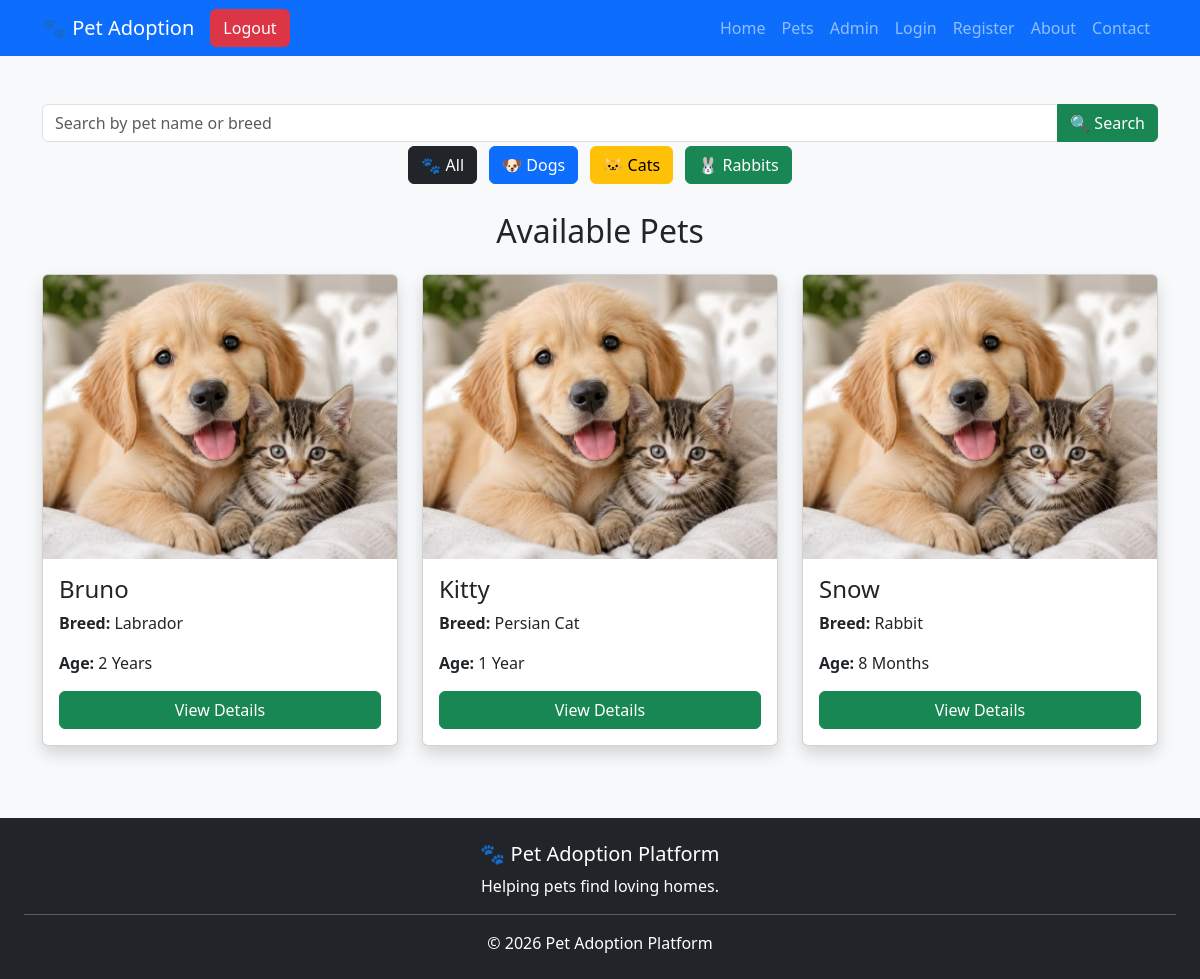
/pets, run on an earlier commit of the app's database.
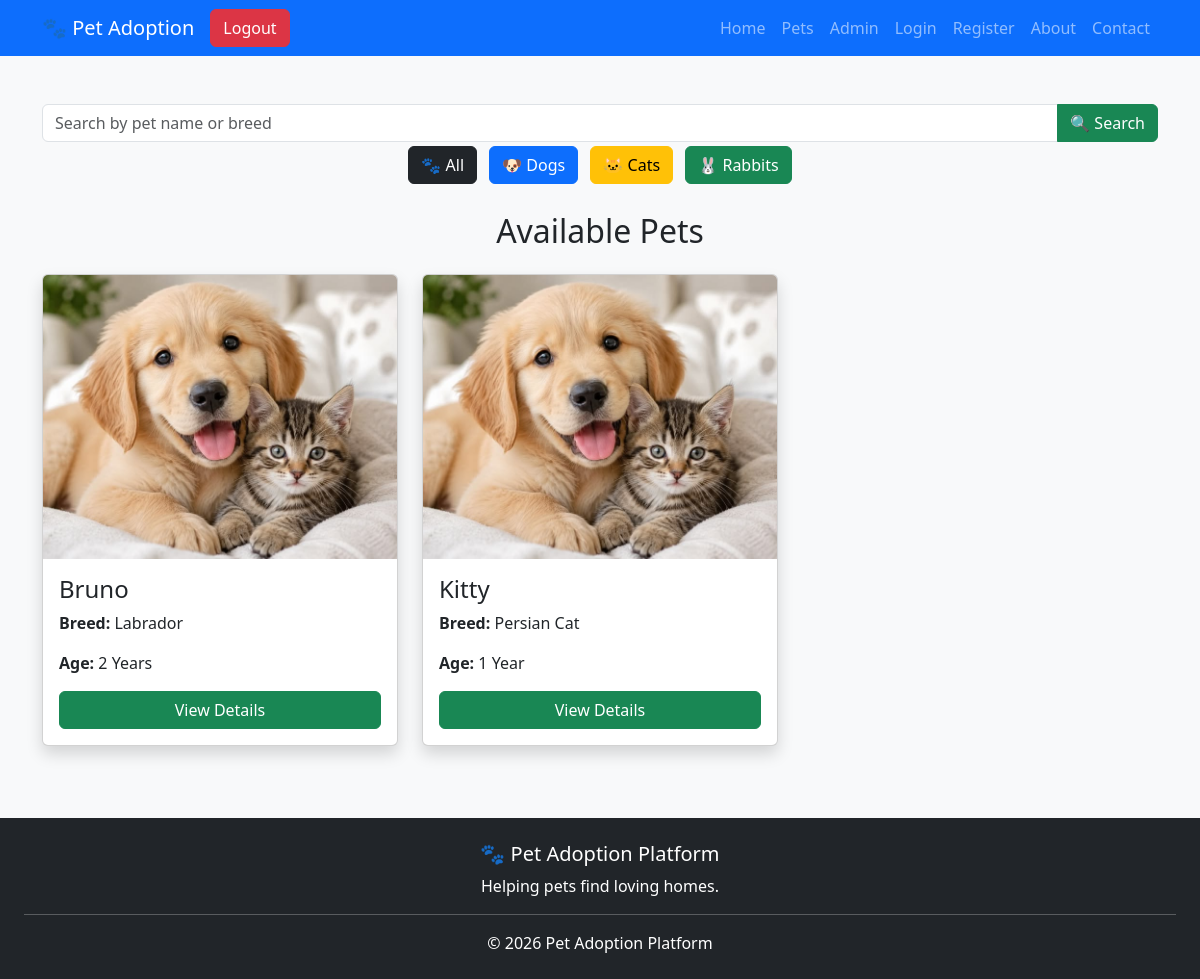
And on a later commit of the database.
### tables this page shows
CREATE TABLE pets(
        id INTEGER PRIMARY KEY AUTOINCREMENT,
        name TEXT,
        breed TEXT,
        age TEXT,
        gender TEXT,
        vaccinated TEXT,
        description TEXT,
        image TEXT
    , status TEXT DEFAULT 'Available');

### app.py (the view)
@app.route('/pets')
def pets():
    search = request.args.get('search')
    category = request.args.get('category')
    conn = sqlite3.connect("database.db")
    cursor = conn.cursor()
    query = "SELECT * FROM pets WHERE status='Available'"
    params = []
    if category:
        query += " AND breed LIKE ?"
        params.append(f"%{category}%")
    if search:
        query += " AND (name LIKE ? OR breed LIKE ?)"
        params.extend([f"%{search}%", f"%{search}%"])
    cursor.execute(query, params)
    pets = cursor.fetchall()
    conn.close()
    return render_template("pets.html", pets=pets)

### templates/pets.html (shortened to what this page needs)
<!DOCTYPE html>
<html lang="en">
<head>
    <link href="https://cdn.jsdelivr.net/npm/bootstrap@5.3.3/dist/css/bootstrap.min.css" rel="stylesheet">
</head>
<body class="bg-light">
{% include 'navbar.html' %}
<div class="container mt-5">
    <form method="GET" action="{{ url_for('pets') }}" class="mb-4">
    <div class="input-group">
        <input
            type="text"
            name="search"
            class="form-control"
            placeholder="Search by pet name or breed">
        <button class="btn btn-success">
            🔍 Search
        </button>
    </div>
<div class="text-center mb-4">
    <a href="{{ url_for('pets') }}" class="btn btn-dark m-1">
        🐾 All
    </a>
    <a href="{{ url_for('pets', category='Labrador') }}" class="btn btn-primary m-1">
        🐶 Dogs
    </a>
    <a href="{{ url_for('pets', category='Persian') }}" class="btn btn-warning m-1">
        🐱 Cats
    </a>
    <a href="{{ url_for('pets', category='Rabbit') }}" class="btn btn-success m-1">
        🐰 Rabbits
    </a>
</div>
</form>
    <h2 class="text-center mb-4">Available Pets</h2>
    <div class="row">
        {% for pet in pets %}
        <div class="col-md-4 mb-4">
            <div class="card shadow">
                <img src="{{ url_for('static', filename='images/' + pet[7]) }}"
                     class="card-img-top">
                <div class="card-body">
                    <h4>{{ pet[1] }}</h4>
                    <p><strong>Breed:</strong> {{ pet[2] }}</p>
                    <p><strong>Age:</strong> {{ pet[3] }}</p>
                    <a href="/pet-details/{{ pet[0] }}"
                       class="btn btn-success w-100">
                        View Details
                    </a>
                </div>
            </div>
        </div>
        {% endfor %}
    </div>
</div>
{% include 'footer.html' %}
</body>
</html>

What changed in the data, as far as the page shows it:
no longer on this page (row edited): pets: image (picture), name "Snow", breed "Rabbit", age "8 Months"
